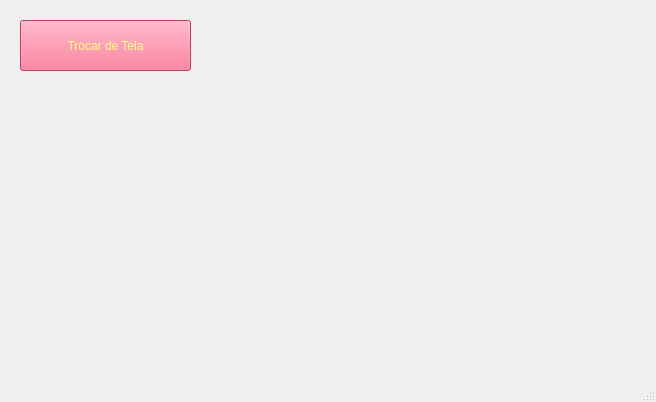
<?xml version="1.0" encoding="UTF-8"?>
<ui version="4.0">
 <class>MainWindow</class>
 <widget class="QMainWindow" name="MainWindow">
  <property name="geometry">
   <rect>
    <x>0</x>
    <y>0</y>
    <width>656</width>
    <height>402</height>
   </rect>
  </property>
  <property name="windowTitle">
   <string>MainWindow</string>
  </property>
  <widget class="QWidget" name="centralwidget">
   <widget class="QPushButton" name="pushButton">
    <property name="geometry">
     <rect>
      <x>20</x>
      <y>20</y>
      <width>171</width>
      <height>51</height>
     </rect>
    </property>
    <property name="autoFillBackground">
     <bool>false</bool>
    </property>
    <property name="styleSheet">
     <string notr="true">font: 8pt &quot;Arial&quot;;
background-color: rgb(255, 85, 127);
color: rgb(255, 255, 127);</string>
    </property>
    <property name="text">
     <string>Trocar de Tela</string>
    </property>
   </widget>
  </widget>
  <widget class="QMenuBar" name="menubar">
   <property name="geometry">
    <rect>
     <x>0</x>
     <y>0</y>
     <width>656</width>
     <height>21</height>
    </rect>
   </property>
  </widget>
  <widget class="QStatusBar" name="statusbar"/>
 </widget>
 <resources/>
 <connections/>
</ui>
